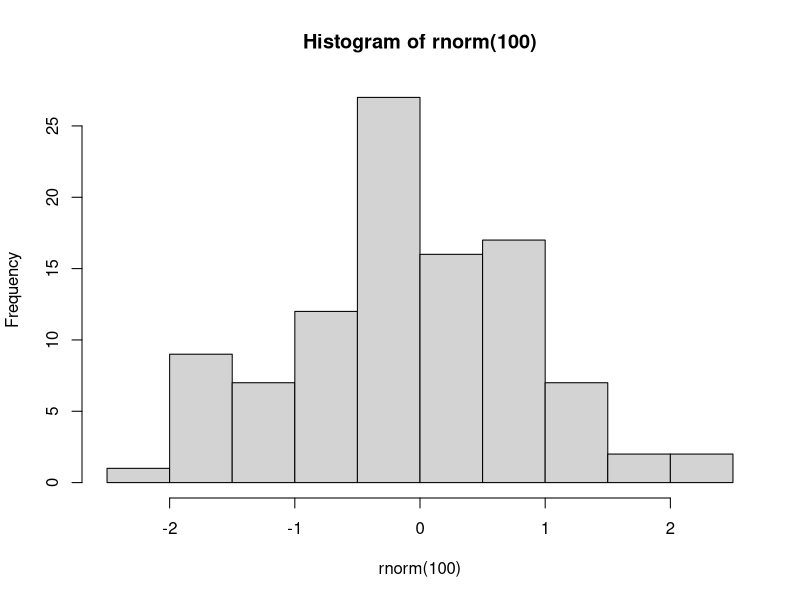
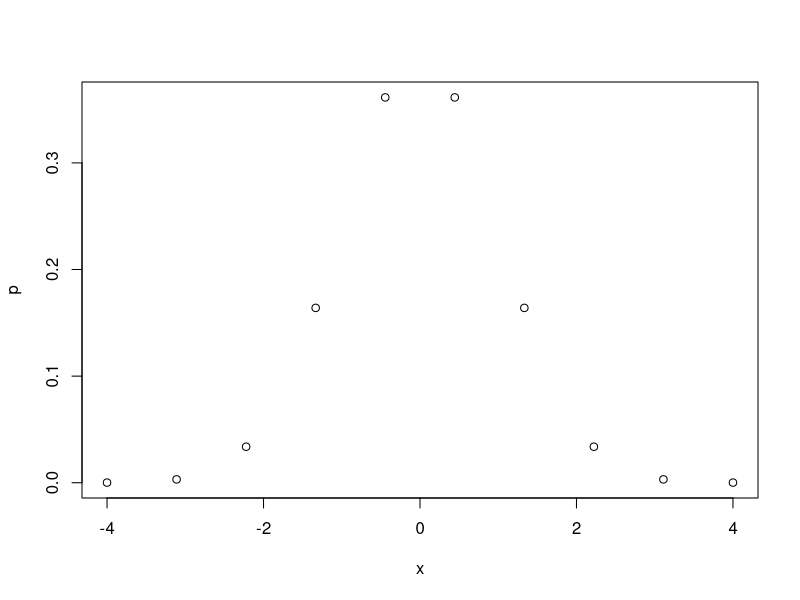
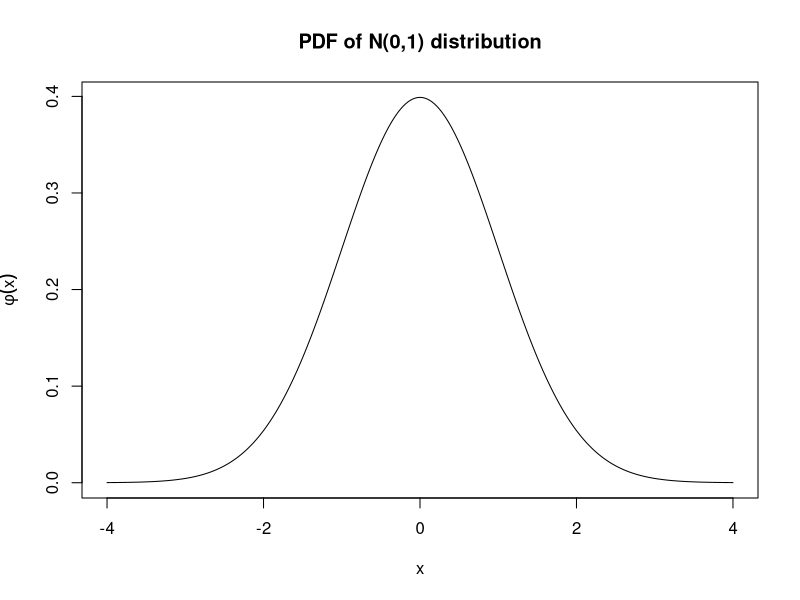

The R source for these figures, in order:
## ---- chunk 1
knitr::opts_chunk$set(echo = TRUE,
                      prompt = FALSE,
                      tidy = TRUE,
                      collapse = TRUE)
library("tidyverse")
## ---- chunk 2
print("Hello world!")
## ---- chunk 3
# This is a comment. R ignores everything in a line after the "#"
4+5
## ---- chunk 4
sqrt(4+5)
## ---- chunk 5
# This expression has a side effect
# It causes R to plot a histogram of 100 N(0,1) random numbers
hist(rnorm(100))
## ---- chunk 6
# This will cause the variable x to take on the value 2
x <- 2
# We can then use x in any expression
y <- x + 1
print(y)
# We can change the value of x at any time
x <- 0
# But this will not change the result of any previous calculations
print(y)
## ---- chunk 7
x <- 5
print(x) 
x
## ---- chunk 8
fruits <- c("Avocado", "Banana", "Cantaloupe")
print(fruits)
## ---- chunk 9
# REP repeats something (like Excel's Fill tool)
ones <- rep(1, times = 10)
print(ones)
# SEQ creates a sequence (like Excel's Series tool)
evens <- seq(from = 2, to = 20, by = 2)
print(evens)
# You can also create a sequence with the : operator:
print(1:10)
## ---- chunk 10
# This command subtracts 1 from every element in evens
odds <- evens - ones
print(odds)
# This command does the same
odds <- evens - 1
print(odds)
## ---- chunk 11
# You can give a single index
# evens[2] is the 2nd element in evens
x <- evens[2]
print(x)
# You can give a vector of indices
# evens[c(2,5)] is a vector containing the 2nd and 5th element in evens 
x <- evens[ c(2, 5) ]
print(x)
# You can give a range of indices
# evens[2:5] is a vector containing the 2nd, 3rd, 4th and 5th element in evens 
x <- evens[2:5]
print(x)
## ---- chunk 12
print(evens)
# This creates a vector of the same length as evens, that contains TRUE
# for all values less than 10, and FALSE for all other values
lessthan10 <- (evens < 10)
print(lessthan10)
# This creates a vector that includes only those elements of evens
# for which forexample is TRUE
x <- evens[lessthan10]
print(x)
# This is a quicker way of accomplishing the same result
x <- evens[evens < 10]
print(x)
## ---- chunk 13
x <- evens
print(x)
# This assigns the number 1000 to the 2nd element in x
x[2] <- 1000
print(x)
## ---- chunk 14
everything <- list(fruits, evens, odds)
print(everything)
## ---- chunk 15
everything <- list(fruits=fruits,
                   evens=evens,
                   odds=odds)
print(everything)
## ---- chunk 16
print( everything[[2]] )
## ---- chunk 17
print( everything[["evens"]] )
print( everything$fruits )
## ---- chunk 18
# There is no element in everything called "allnumbers" 
everything$allnumbers <- c(evens, odds)
# But now there is...
print(everything)
## ---- chunk 19
print(attributes(fruits))
print(attributes(evens))
print(attributes(everything))
## ---- chunk 20
   y <- print("Hello world")
   print(y)
## ---- chunk 21
# These two statements are equivalent
2 + 2
sum(2, 2)
## ---- chunk 22
# Basic arithmetic operators
2 + 3
2 - 3
2 * 3
2 / 3
2 ^ 3
# Comparison operators
2 < 3
2 == 3
2 > 3
# Logical operators
2 == 3 & 2 < 3 # this is logical AND
2 == 3 | 2 < 3 # this is logical OR
## ---- chunk 23
# These two statements are equivalent:
x <- 2
assign(y, 2)
print(x)
print(y)
# The assign function returns its own value, so you can do this:
x <- y <- 3
print(x)
print(y)
## ---- chunk 24
   # ? seq
## ---- chunk 25
   x <- seq(from=-4,to=4,length.out=10)
   print(x)
## ---- chunk 26
   p <- dnorm(x)
   print(p)
## ---- chunk 27
   plot(x,p)
## ---- chunk 28
x <- seq(from = -4, to = 4, length.out = 1000)
p <- dnorm(x)
plot(x, p, 
     type = "l", 
     ylab = expression(phi(x)),
     main = "PDF of N(0,1) distribution")
